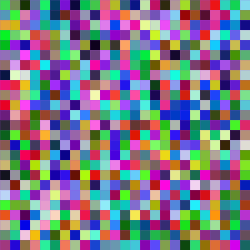
Frame 1 (no input)
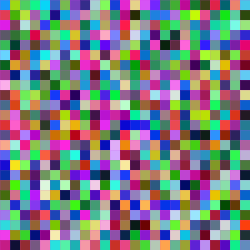
Frame 60 (the mouse pressed at the canvas centre just before this capture)
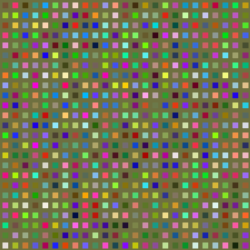
Frame 120 (the mouse held since frame 60 and released just before this capture)

The Processing sketch that drew these frames (run headless with seeded random() and noise(); from frame 60 on, the mouse is pressed at the canvas centre):

// Processing sketch: processing_127880
// ── processing_127880.pde

void setup () {
  size (250, 250);
}

void draw () {
  strokeWeight(mouseX/30);
  stroke(random(255),random(255),random(255));
for (int y = 0; y < height; y=y+10) {
  for (int x=0; x < width; x = x+10) {
    fill(random(255),random(255),random(255));
    rect(x, y, 10, 10);
   
  }
}
}
